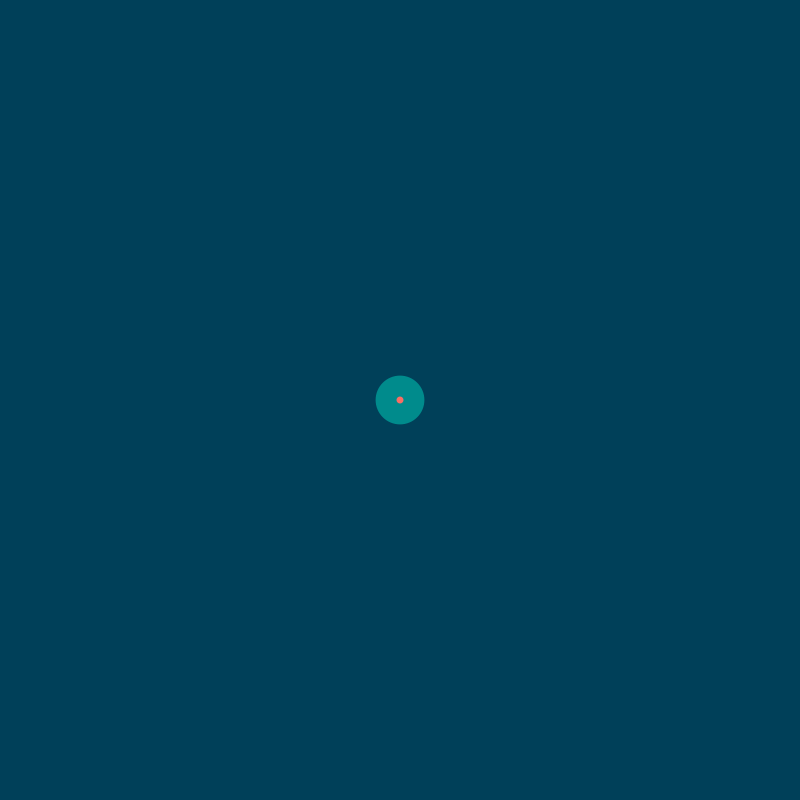
Frame 1 (no input)
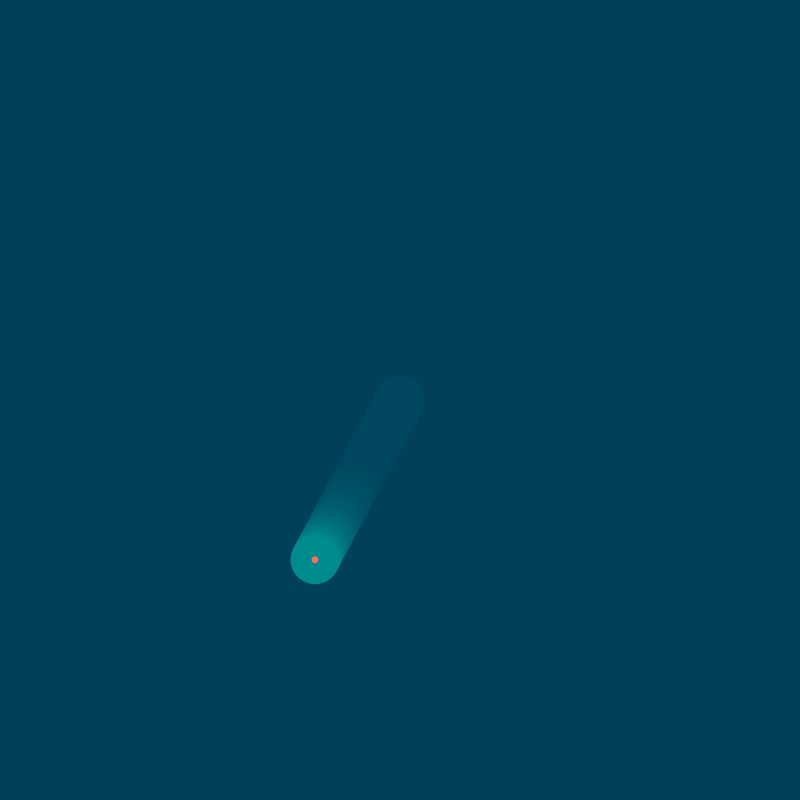
Frame 60 (the mouse pressed at the canvas centre just before this capture)
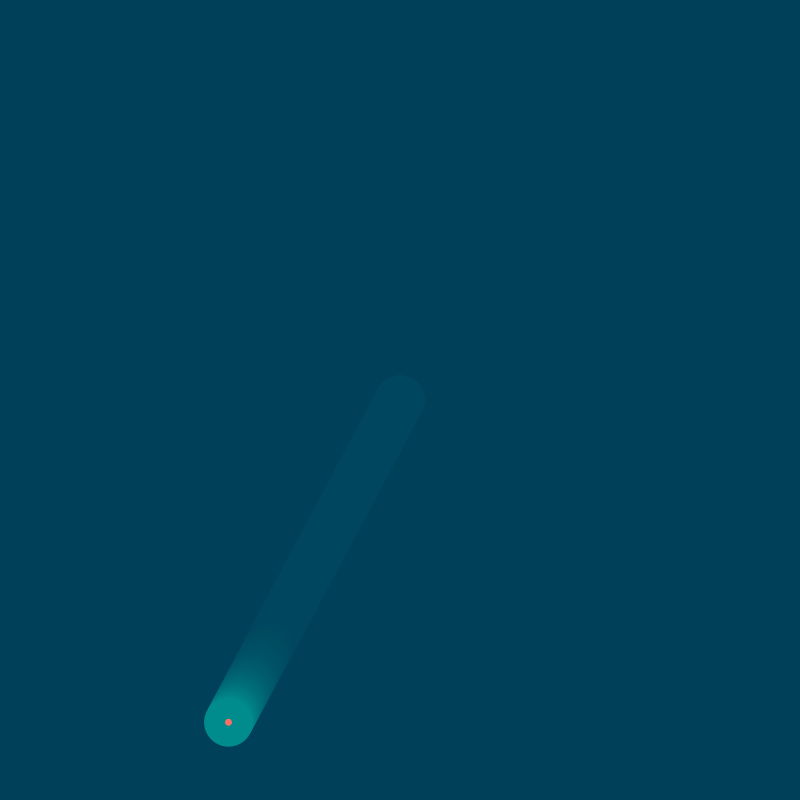
Frame 120 (the mouse held since frame 60 and released just before this capture)

The Processing sketch that drew these frames (run headless with seeded random() and noise(); from frame 60 on, the mouse is pressed at the canvas centre):

// Processing sketch: processing_169646
// ── processing_169646.pde

ArrayList<Cell> cellBananza;
float v_threshold_H = 3;
float v_threshold_L = 3;

void setup() {
  size (800, 800);
  smooth();
  background (#004059);
  frameRate (30);
  cellBananza = new ArrayList<Cell>();
  cellBananza.add(new Cell(width/2, height/2, 100));  //adds first element

  //checks if balls overlap

  for (int i = cellBananza.size ()-1; i >=0; i--) {
    for (int j=i; j >=0; j--) {
      if (i!=j) {
        float distance = dist(cellBananza.get(i).xPos, cellBananza.get(i).yPos, cellBananza.get(j).xPos, cellBananza.get(j).yPos);
        if (distance <=((cellBananza.get(i).radius + cellBananza.get(j).radius))/2) {
          cellBananza.get(i).radius = floor(distance/2);
          cellBananza.get(j).radius = floor(distance/2);
        }
      }
    }
  }
}

void draw() {
  fill (#004059, 20);
  noStroke ();
  rect (0, 0, width, height);
  for (int i = cellBananza.size ()-1; i >=0; i--) {
    Cell oneCell = cellBananza.get(i); 
    oneCell.bounceOffEdges();
    oneCell.display();
  }

  //collision with neighboors 
  for (int i = cellBananza.size ()-1; i >=0; i--) {
    for (int j=i; j >=0; j--) {
      if (i!=j) {
        float distance = dist(cellBananza.get(i).xPos, cellBananza.get(i).yPos, cellBananza.get(j).xPos, cellBananza.get(j).yPos);
        if (distance <=(cellBananza.get(i).radius + cellBananza.get(j).radius)/2) 
        {
          //start vectors
          PVector veli_s = new PVector(cellBananza.get(i).xVel, cellBananza.get(i).yVel);
          PVector velj_s = new PVector(cellBananza.get(j).xVel, cellBananza.get(j).yVel);

          //calculate the central point between two cells
          PVector  center1 = new PVector (cellBananza.get(j).xPos-cellBananza.get(i).xPos, cellBananza.get(j).yPos-cellBananza.get(i).yPos);
          center1.normalize();

          //calculate the perpendicular vector of center1
          PVector center2 = new PVector(center1.y, -1*center1.x);

          //calculate the final vector after collision
          float coef_i1 = (cellBananza.get(i).radius-cellBananza.get(j).radius)/(cellBananza.get(i).radius+cellBananza.get(j).radius);
          float coef_i2 = (2*cellBananza.get(j).radius)/(cellBananza.get(i).radius+cellBananza.get(j).radius);
          float coef_j1 = (2*cellBananza.get(i).radius)/(cellBananza.get(i).radius+cellBananza.get(j).radius);
          float coef_j2 = (cellBananza.get(j).radius-cellBananza.get(i).radius)/(cellBananza.get(i).radius+cellBananza.get(j).radius);      
          PVector vi_f_c1 = new PVector(coef_i1*veli_s.dot(center1)*center1.x+coef_i2*velj_s.dot(center1)*center1.x, coef_i1*veli_s.dot(center1)*center1.y+coef_i2*velj_s.dot(center1)*center1.y);
          PVector vj_f_c1 = new PVector(coef_j1*veli_s.dot(center1)*center1.x+coef_j2*velj_s.dot(center1)*center1.x, coef_j1*veli_s.dot(center1)*center1.y+coef_j2*velj_s.dot(center1)*center1.y);

          //calculate the final vector after collision projected on c2
          PVector vi_f_c2 = new PVector(veli_s.dot(center2)*center1.x, veli_s.dot(center2)*center1.y);
          PVector vj_f_c2 = new PVector(velj_s.dot(center2)*center1.x, velj_s.dot(center2)*center1.y);

          //calculate the final vector after collision
          PVector vi_f = new PVector(vi_f_c1.x+vi_f_c2.x, vi_f_c1.y+vi_f_c2.y);
          PVector vj_f = new PVector(vj_f_c1.x+vj_f_c2.x, vj_f_c1.y+vj_f_c2.y);

//          //adjust velocity according to thresholds
//          if (vi_f.x>v_threshold_H) vi_f.x=v_threshold_H;
//          else if (vi_f.x<v_threshold_H*-1) vi_f.x=v_threshold_H*-1;
//          if (vi_f.y>v_threshold_H) vi_f.y=v_threshold_H;
//          else if (vi_f.y<v_threshold_H*-1) vi_f.y=v_threshold_H*-1;
//          if (vj_f.x>v_threshold_H) vj_f.x=v_threshold_H;
//          else if (vj_f.x<v_threshold_H*-1) vj_f.x=v_threshold_H*-1;
//          if (vj_f.y>v_threshold_H) vj_f.y=v_threshold_H;
//          else if (vj_f.y<v_threshold_H*-1) vj_f.y=v_threshold_H*-1;         
//          if (vi_f.x<v_threshold_L && vi_f.x>0) vi_f.x=v_threshold_L;
//          else if (vi_f.x>v_threshold_L*-1 && vi_f.x<0) vi_f.x=v_threshold_L*-1;
//          if (vi_f.y<v_threshold_L && vi_f.y>0) vi_f.y=v_threshold_L;
//          else if (vi_f.y>v_threshold_L*-1 && vi_f.y<0) vi_f.y=v_threshold_L*-1;
//          if (vj_f.x<v_threshold_L && vj_f.x>0) vj_f.x=v_threshold_L;
//          else if (vj_f.x>v_threshold_L*-1 && vj_f.x<0) vj_f.x=v_threshold_L*-1;
//          if (vj_f.y<v_threshold_L && vj_f.y>0) vj_f.y=v_threshold_L;
//          else if (vj_f.y>v_threshold_L*-1 && vj_f.y<0) vj_f.y=v_threshold_L*-1;

          //update the velocity         
          cellBananza.get(i).xVel = vi_f.x;
          cellBananza.get(i).yVel = vi_f.y;
          cellBananza.get(j).xVel = vj_f.x;
          cellBananza.get(j).yVel = vj_f.y;

          //pull out the balls to avoid overlaping
          float pullMag = abs(distance-(cellBananza.get(i).radius+cellBananza.get(j).radius));
          cellBananza.get(i).xPos -= pullMag*center1.x;
          cellBananza.get(i).yPos -= pullMag*center1.y;
          cellBananza.get(j).xPos += pullMag*center1.y;
          cellBananza.get(j).yPos += pullMag*center1.y;
        }
      }
    }
  }
}




//adds a new cell when mouse is clicked 
void mouseClicked() {

  for (int i = cellBananza.size ()-1; i >= 0; i--) {

    if (dist(mouseX, mouseY, cellBananza.get(i).xPos, cellBananza.get(i).yPos) < cellBananza.get(i).radius) {
      cellBananza.add(new Cell(mouseX, mouseY, cellBananza.get(i).radius));
    }
  }
}


// Following sketches were used:
//  http://www.openprocessing.org/sketch/143823
// http://www.openprocessing.org/sketch/1794

//creates a new class

// class constractor
class Cell {  
  float xPos;
  float yPos;
  float radius;
  float xVel;
  float yVel;
  color c;


  Cell(float x, float y, float s) {
    xPos = x; // x coordinate
    yPos = y; //y coordinate
    radius = random(10, 70); //float s is the radius
    xVel = random(-3, 3); //speed of the cell
    yVel = random(-3, 3); //speed of the cell
    setColor();
  }
  // Sets colors for the cells
  void setColor() {
    int colorDice = (int) random(4);
    if (colorDice == 0) c = #008B8C;
    else if (colorDice == 1) c = #F1EFC7;
    else if (colorDice == 2) c = #F19A75;
    else c = #F2625D;
  }

  // BEHAVIOR
  void bounceOffEdges() {
    if (xPos > (width) - radius/2) {
      xVel = xVel * -1;
    } else if (xPos < 0 + radius/2) {
      xVel = xVel * -1;
    } else if (yPos > (height) - radius/2) {
      yVel = yVel * -1;
    } else if (yPos < 0 + radius/2) {
      yVel = yVel * -1;
    }
  }

  void display() {
    noStroke();
    fill(c);
    ellipse(xPos, yPos, radius, radius); //cell
    fill(250, 110, 100);
    ellipse(xPos, yPos, 7, 7); //heart of the cell

    //so the cells move around and dont get stuck at one place
    xPos += xVel;
    yPos += yVel;
  }
}
